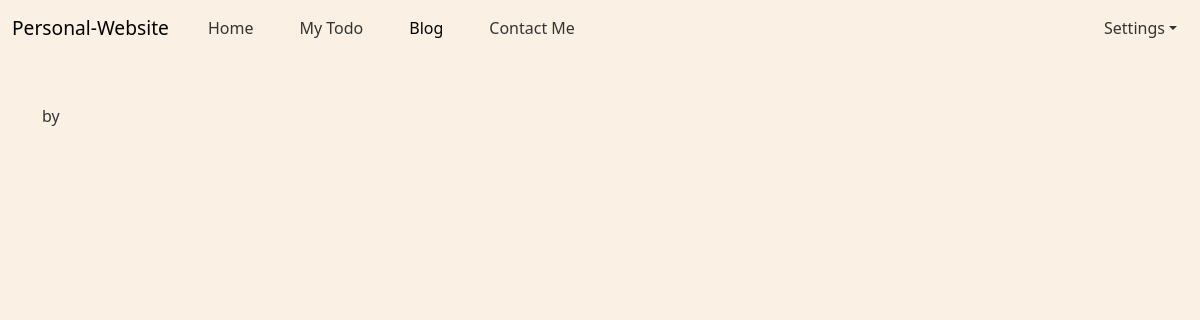
/blog/bla, run on an earlier commit of the app's database.
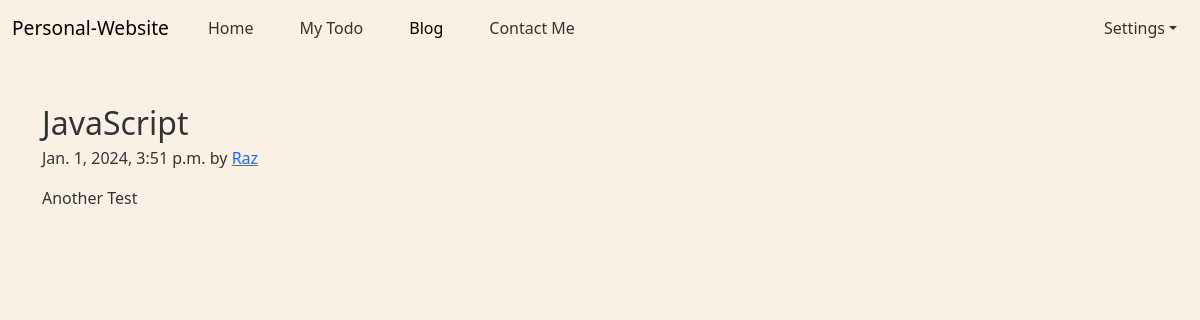
And on a later commit of the database.
### blog/models.py (models this page shows, shortened)
class Post(models.Model):
    id= models.AutoField(primary_key=True)
    title= models.CharField(max_length=50)
    content= models.TextField()
    author= models.CharField(max_length=20)
    slug= models.CharField(max_length=50)
    timeStamp= models.DateTimeField(auto_now_add=True, blank=True)

### blog/views.py (the view)
# urls.py: path('<str:slug>', views.blog_post, name='blogpost'),
def blog_post(request, slug):
    post = Post.objects.filter(slug=slug).first()
    context= {'post': post}
    return render(request, 'blog-post.html', context)

### templates/blog-post.html (shortened to what this page needs)
{% extends 'base.html' %}
{% block blogactive %} active {% endblock %}
{% block body %}
    <article class="container">
        <h2 class="blog-post-title mb-1">{{post.title}}</h2>
        <p class="blog-post-meta">{{post.timeStamp}} by <a href="/about">{{post.author}}</a></p>
        <p>{{post.content}}</p>
    </article>
{% endblock %}

What changed in the data, as far as the page shows it:
added Post: title "JavaScript", timeStamp "Jan. 1, 2024, 3:51 p.m.", author "Raz", content "Another Test"
